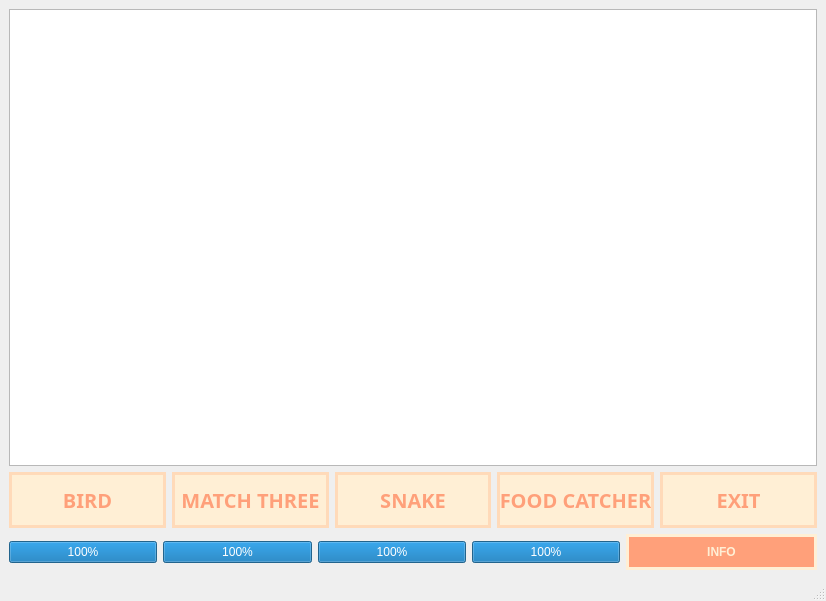
<?xml version="1.0" encoding="UTF-8"?>
<ui version="4.0">
 <class>MainWindow</class>
 <widget class="QMainWindow" name="MainWindow">
  <property name="geometry">
   <rect>
    <x>0</x>
    <y>0</y>
    <width>826</width>
    <height>601</height>
   </rect>
  </property>
  <property name="windowTitle">
   <string>MainWindow</string>
  </property>
  <widget class="QWidget" name="centralwidget">
   <layout class="QVBoxLayout" name="verticalLayout_3">
    <item>
     <widget class="QGraphicsView" name="graphicsView">
      <property name="styleSheet">
       <string notr="true">QPushButton {
  width: 150px;
  height: 50px;
  border: 3px solid #FFDAB9;
  border-radius: 45px;
  transition: all 0.3s;
  cursor: pointer;
  background: #FFEFD5;
  font-size: 1.2em;
  font-weight: 550;
  font-family: 'Montserrat', sans-serif;
  color:#FFA07A;
}

QPushButton:hover {
  background: #FFA07A;
  color: #FFEFD5;
  font-size: 1.9em;
}</string>
      </property>
     </widget>
    </item>
    <item>
     <layout class="QVBoxLayout" name="verticalLayout_2">
      <item>
       <layout class="QHBoxLayout" name="horizontalLayout">
        <item>
         <widget class="QPushButton" name="birdGameButton">
          <property name="font">
           <font>
            <family>Montserrat</family>
            <pointsize>15</pointsize>
            <weight>68</weight>
            <bold>true</bold>
           </font>
          </property>
          <property name="styleSheet">
           <string notr="true">QPushButton {
  width: 150px;
  height: 50px;
  border: 3px solid #FFDAB9;
  border-radius: 45px;
  transition: all 0.3s;
  cursor: pointer;
  background: #FFEFD5;
  font-size: 1.2em;
  font-weight: 550;
  font-family: 'Montserrat', sans-serif;
  color:#FFA07A;
}

QPushButton:hover {
  background: #FFA07A;
  color: #FFEFD5;
  font-size: 1.9em;
}</string>
          </property>
          <property name="text">
           <string>BIRD</string>
          </property>
         </widget>
        </item>
        <item>
         <widget class="QPushButton" name="match3GameButton">
          <property name="font">
           <font>
            <family>Montserrat</family>
            <pointsize>15</pointsize>
            <weight>68</weight>
            <bold>true</bold>
           </font>
          </property>
          <property name="styleSheet">
           <string notr="true">QPushButton {
  width: 150px;
  height: 50px;
  border: 3px solid #FFDAB9;
  border-radius: 45px;
  transition: all 0.3s;
  cursor: pointer;
  background: #FFEFD5;
  font-size: 1.2em;
  font-weight: 550;
  font-family: 'Montserrat', sans-serif;
  color:#FFA07A;
}

QPushButton:hover {
  background: #FFA07A;
  color: #FFEFD5;
  font-size: 1.9em;
}</string>
          </property>
          <property name="text">
           <string>MATCH THREE</string>
          </property>
         </widget>
        </item>
        <item>
         <widget class="QPushButton" name="snakeGameButton">
          <property name="font">
           <font>
            <family>Montserrat</family>
            <pointsize>15</pointsize>
            <weight>68</weight>
            <bold>true</bold>
           </font>
          </property>
          <property name="styleSheet">
           <string notr="true">QPushButton {
  width: 150px;
  height: 50px;
  border: 3px solid #FFDAB9;
  border-radius: 45px;
  transition: all 0.3s;
  cursor: pointer;
  background: #FFEFD5;
  font-size: 1.2em;
  font-weight: 550;
  font-family: 'Montserrat', sans-serif;
  color:#FFA07A;
}

QPushButton:hover {
  background: #FFA07A;
  color: #FFEFD5;
  font-size: 1.9em;
}</string>
          </property>
          <property name="text">
           <string>SNAKE</string>
          </property>
         </widget>
        </item>
        <item>
         <widget class="QPushButton" name="foodCatchButton">
          <property name="font">
           <font>
            <family>Montserrat</family>
            <pointsize>15</pointsize>
            <weight>68</weight>
            <bold>true</bold>
           </font>
          </property>
          <property name="styleSheet">
           <string notr="true">QPushButton {
  width: 150px;
  height: 50px;
  border: 3px solid #FFDAB9;
  border-radius: 45px;
  transition: all 0.3s;
  cursor: pointer;
  background: #FFEFD5;
  font-size: 1.2em;
  font-weight: 550;
  font-family: 'Montserrat', sans-serif;
  color:#FFA07A;
}

QPushButton:hover {
  background: #FFA07A;
  color: #FFEFD5;
  font-size: 1.9em;
}</string>
          </property>
          <property name="text">
           <string>FOOD CATCHER</string>
          </property>
         </widget>
        </item>
        <item>
         <widget class="QPushButton" name="ExitButton">
          <property name="font">
           <font>
            <family>Montserrat</family>
            <pointsize>15</pointsize>
            <weight>68</weight>
            <bold>true</bold>
           </font>
          </property>
          <property name="styleSheet">
           <string notr="true">QPushButton {
  width: 150px;
  height: 50px;
  border: 3px solid #FFDAB9;
  border-radius: 45px;
  transition: all 0.3s;
  cursor: pointer;
  background: #FFEFD5;
  font-size: 1.2em;
  font-weight: 550;
  font-family: 'Montserrat', sans-serif;
  color:#FFA07A;
}

QPushButton:hover {
  background: #FFA07A;
  color: #FFEFD5;
  font-size: 1.9em;
}</string>
          </property>
          <property name="text">
           <string>EXIT</string>
          </property>
         </widget>
        </item>
       </layout>
      </item>
      <item>
       <layout class="QHBoxLayout" name="horizontalLayout_2">
        <item>
         <widget class="QProgressBar" name="BirdProgBar">
          <property name="styleSheet">
           <string notr="true">QPushButton {
  width: 150px;
  height: 50px;
  border: 3px solid #FFDAB9;
  border-radius: 45px;
  transition: all 0.3s;
  cursor: pointer;
  background: #FFEFD5;
  font-size: 1.2em;
  font-weight: 550;
  font-family: 'Montserrat', sans-serif;
  color:#FFA07A;
}

QPushButton:hover {
  background: #FFA07A;
  color: #FFEFD5;
  font-size: 1.9em;
}</string>
          </property>
          <property name="value">
           <number>100</number>
          </property>
         </widget>
        </item>
        <item>
         <widget class="QProgressBar" name="Match3ProgBar">
          <property name="styleSheet">
           <string notr="true">QPushButton {
  width: 150px;
  height: 50px;
  border: 3px solid #FFDAB9;
  border-radius: 45px;
  transition: all 0.3s;
  cursor: pointer;
  background: #FFEFD5;
  font-size: 1.2em;
  font-weight: 550;
  font-family: 'Montserrat', sans-serif;
  color:#FFA07A;
}

QPushButton:hover {
  background: #FFA07A;
  color: #FFEFD5;
  font-size: 1.9em;
}</string>
          </property>
          <property name="value">
           <number>100</number>
          </property>
         </widget>
        </item>
        <item>
         <widget class="QProgressBar" name="SnakeProgBar">
          <property name="styleSheet">
           <string notr="true">QPushButton {
  width: 150px;
  height: 50px;
  border: 3px solid #FFDAB9;
  border-radius: 45px;
  transition: all 0.3s;
  cursor: pointer;
  background: #FFEFD5;
  font-size: 1.2em;
  font-weight: 550;
  font-family: 'Montserrat', sans-serif;
  color:#FFA07A;
}

QPushButton:hover {
  background: #FFA07A;
  color: #FFEFD5;
  font-size: 1.9em;
}</string>
          </property>
          <property name="value">
           <number>100</number>
          </property>
         </widget>
        </item>
        <item>
         <widget class="QProgressBar" name="FoodCatchProgBar">
          <property name="styleSheet">
           <string notr="true"/>
          </property>
          <property name="value">
           <number>100</number>
          </property>
         </widget>
        </item>
        <item>
         <widget class="QPushButton" name="infoButton">
          <property name="styleSheet">
           <string notr="true">QPushButton {
  width: 185px;
  height: 30px;
  border: 3px solid #FFEFD5;
  border-radius: 45px;
  transition: all 0.3s;
  cursor: pointer;
  background: #FFA07A; 
  font-size: 1.2em;
  font-weight: 550;
  font-family: 'Montserrat', sans-serif;
  color:#FFEFD5;
}

QPushButton:hover {
  background: #FFEFD5;
  color: #FFA07A;
  font-size: 1.9em;
}</string>
          </property>
          <property name="text">
           <string>INFO</string>
          </property>
         </widget>
        </item>
       </layout>
      </item>
     </layout>
    </item>
   </layout>
  </widget>
  <widget class="QMenuBar" name="menubar">
   <property name="geometry">
    <rect>
     <x>0</x>
     <y>0</y>
     <width>826</width>
     <height>22</height>
    </rect>
   </property>
  </widget>
  <widget class="QStatusBar" name="statusbar"/>
 </widget>
 <resources/>
 <connections>
  <connection>
   <sender>ExitButton</sender>
   <signal>clicked()</signal>
   <receiver>MainWindow</receiver>
   <slot>close()</slot>
   <hints>
    <hint type="sourcelabel">
     <x>755</x>
     <y>551</y>
    </hint>
    <hint type="destinationlabel">
     <x>788</x>
     <y>572</y>
    </hint>
   </hints>
  </connection>
 </connections>
</ui>
